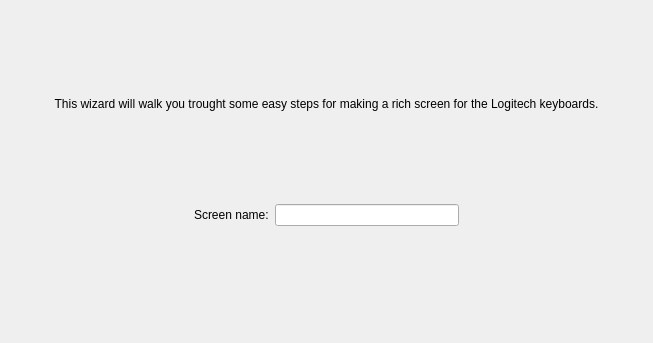
<?xml version="1.0" encoding="UTF-8"?>
<ui version="4.0">
 <class>IntroPageWidget</class>
 <widget class="QWidget" name="IntroPageWidget">
  <property name="geometry">
   <rect>
    <x>0</x>
    <y>0</y>
    <width>653</width>
    <height>343</height>
   </rect>
  </property>
  <property name="windowTitle">
   <string>Intro</string>
  </property>
  <property name="windowIcon">
   <iconset resource="../mainwindow.qrc">
    <normaloff>:/MainWindow/Resources/icon.png</normaloff>:/MainWindow/Resources/icon.png</iconset>
  </property>
  <layout class="QVBoxLayout" name="verticalLayout">
   <item>
    <spacer name="verticalSpacer_3">
     <property name="orientation">
      <enum>Qt::Vertical</enum>
     </property>
     <property name="sizeHint" stdset="0">
      <size>
       <width>20</width>
       <height>86</height>
      </size>
     </property>
    </spacer>
   </item>
   <item>
    <widget class="QLabel" name="label_2">
     <property name="text">
      <string>This wizard will walk you trought some easy steps for making a rich screen for the Logitech keyboards.</string>
     </property>
     <property name="alignment">
      <set>Qt::AlignCenter</set>
     </property>
     <property name="wordWrap">
      <bool>true</bool>
     </property>
    </widget>
   </item>
   <item>
    <spacer name="verticalSpacer">
     <property name="orientation">
      <enum>Qt::Vertical</enum>
     </property>
     <property name="sizeHint" stdset="0">
      <size>
       <width>20</width>
       <height>85</height>
      </size>
     </property>
    </spacer>
   </item>
   <item>
    <layout class="QHBoxLayout" name="horizontalLayout">
     <item>
      <spacer name="horizontalSpacer_2">
       <property name="orientation">
        <enum>Qt::Horizontal</enum>
       </property>
       <property name="sizeHint" stdset="0">
        <size>
         <width>40</width>
         <height>20</height>
        </size>
       </property>
      </spacer>
     </item>
     <item>
      <widget class="QLabel" name="label">
       <property name="text">
        <string>Screen name:</string>
       </property>
      </widget>
     </item>
     <item>
      <widget class="QLineEdit" name="ScreenName_lineEdit">
       <property name="clearButtonEnabled">
        <bool>false</bool>
       </property>
      </widget>
     </item>
     <item>
      <spacer name="horizontalSpacer">
       <property name="orientation">
        <enum>Qt::Horizontal</enum>
       </property>
       <property name="sizeHint" stdset="0">
        <size>
         <width>40</width>
         <height>20</height>
        </size>
       </property>
      </spacer>
     </item>
    </layout>
   </item>
   <item>
    <widget class="QLabel" name="Error_label">
     <property name="font">
      <font>
       <weight>75</weight>
       <bold>true</bold>
      </font>
     </property>
     <property name="styleSheet">
      <string notr="true">color: rgb(255, 0, 0);</string>
     </property>
     <property name="text">
      <string/>
     </property>
     <property name="alignment">
      <set>Qt::AlignCenter</set>
     </property>
    </widget>
   </item>
   <item>
    <spacer name="verticalSpacer_2">
     <property name="orientation">
      <enum>Qt::Vertical</enum>
     </property>
     <property name="sizeHint" stdset="0">
      <size>
       <width>20</width>
       <height>86</height>
      </size>
     </property>
    </spacer>
   </item>
  </layout>
 </widget>
 <resources>
  <include location="../mainwindow.qrc"/>
 </resources>
 <connections/>
</ui>
